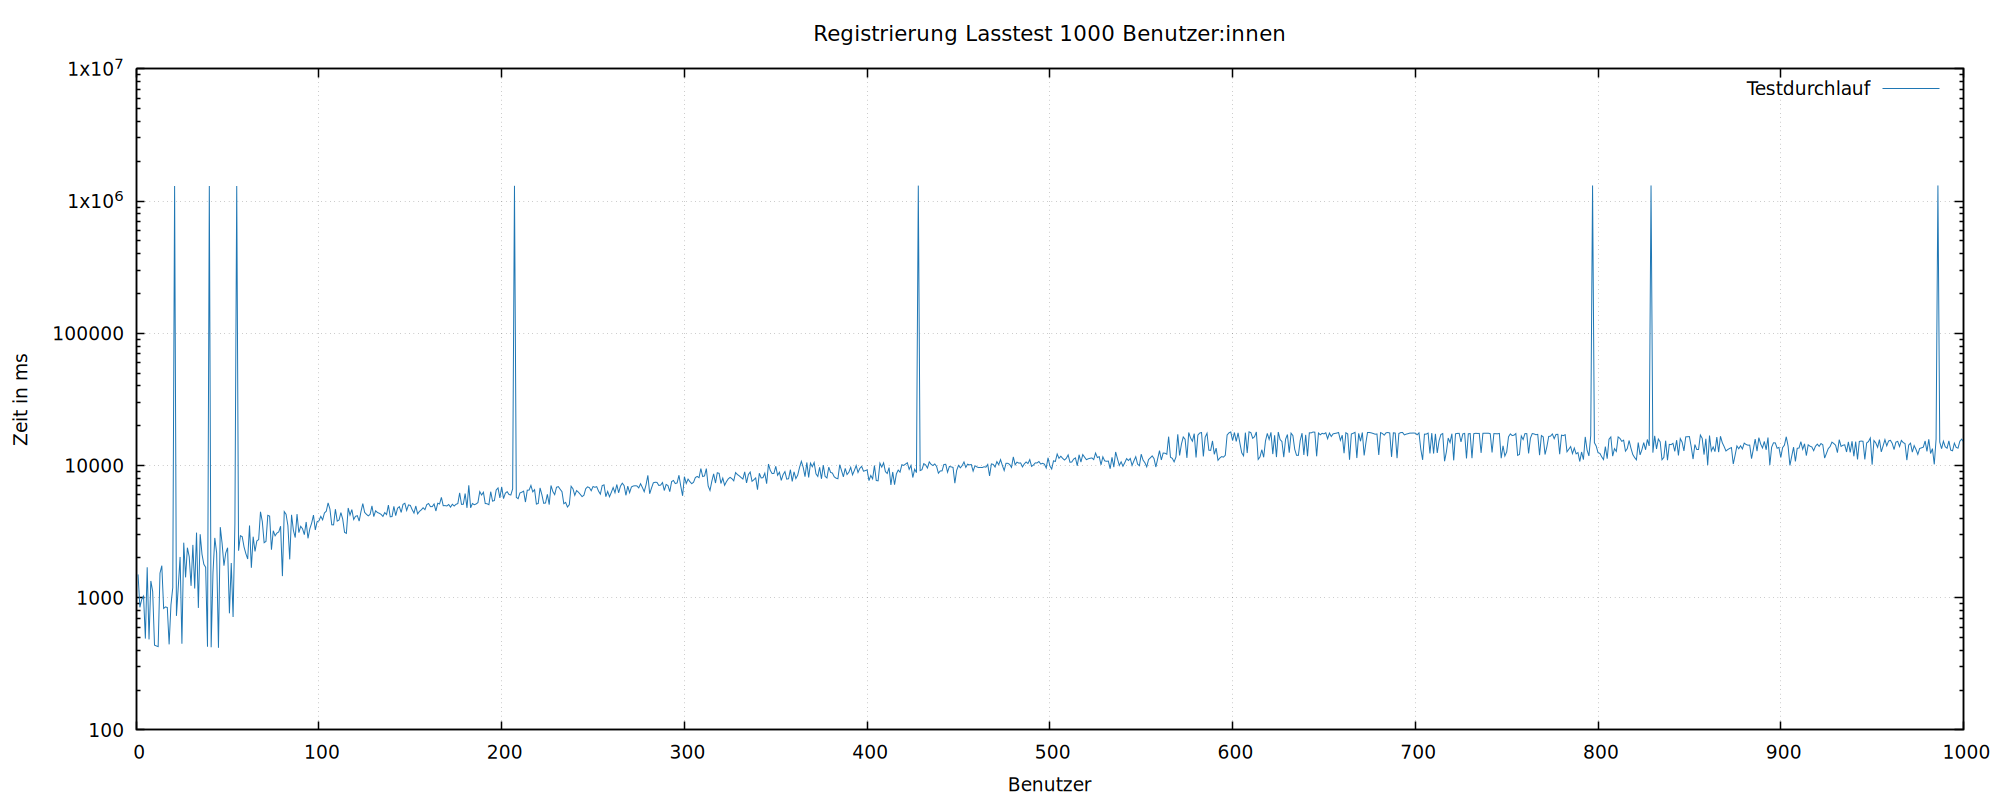

Write gnuplot code to recreate this figure.
set terminal pngcairo size 2000,800 enhanced font 'Verdana,14'
set output 'lasttest.png'

set title "Registrierung Lasstest 1000 Benutzer:innen" font ",16"
set xlabel "Benutzer" font ",14"
set ylabel "Zeit in ms" font ",14"

set grid 
set border lw 1.5

set logscale y

# Dünnere Linie, kleinere Punkte
set style line 1 lt 1 lw 1 pt 5 ps 0.8 lc rgb "#1f77b4"


plot 'lasttest.dat' using 1:2 with lines linestyle 1 title 'Testdurchlauf'
